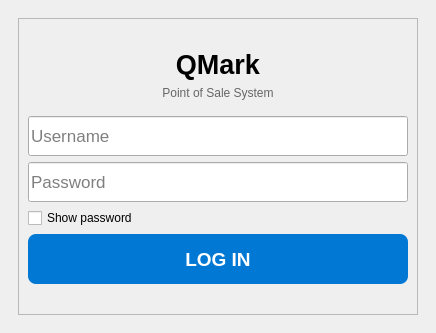
      <widget class="QWidget" name="pageLogin">
       <layout class="QVBoxLayout" name="loginLayout">
        <item>
         <spacer name="loginSpacerTop">
          <property name="orientation">
           <enum>Qt::Vertical</enum>
          </property>
         </spacer>
        </item>
        <item>
         <layout class="QHBoxLayout" name="loginCenter">
          <item>
           <spacer name="loginSpacerLeft">
            <property name="orientation">
             <enum>Qt::Horizontal</enum>
            </property>
           </spacer>
          </item>
          <item>
           <widget class="QFrame" name="loginFrame">
            <property name="minimumSize">
             <size>
              <width>400</width>
              <height>0</height>
             </size>
            </property>
            <property name="maximumSize">
             <size>
              <width>500</width>
              <height>16777215</height>
             </size>
            </property>
            <property name="frameShape">
             <enum>QFrame::StyledPanel</enum>
            </property>
            <layout class="QVBoxLayout" name="loginFrameLayout">
             <property name="topMargin">
              <number>30</number>
             </property>
             <property name="bottomMargin">
              <number>30</number>
             </property>
             <item>
              <widget class="QLabel" name="lblLoginTitle">
               <property name="text">
                <string>QMark</string>
               </property>
               <property name="alignment">
                <set>Qt::AlignCenter</set>
               </property>
               <property name="font">
                <font>
                 <pointsize>20</pointsize>
                 <weight>75</weight>
                 <bold>true</bold>
                </font>
               </property>
              </widget>
             </item>
             <item>
              <widget class="QLabel" name="lblLoginSubtitle">
               <property name="text">
                <string>Point of Sale System</string>
               </property>
               <property name="alignment">
                <set>Qt::AlignCenter</set>
               </property>
               <property name="styleSheet">
                <string notr="true">color: #666;</string>
               </property>
              </widget>
             </item>
             <item>
              <spacer name="loginSpacer1">
               <property name="orientation">
                <enum>Qt::Vertical</enum>
               </property>
               <property name="sizeHint" stdset="0">
                <size>
                 <width>20</width>
                 <height>10</height>
                </size>
               </property>
              </spacer>
             </item>
             <item>
              <widget class="QLineEdit" name="txtUsername_login">
               <property name="placeholderText">
                <string>Username</string>
               </property>
               <property name="minimumSize">
                <size>
                 <width>0</width>
                 <height>40</height>
                </size>
               </property>
               <property name="font">
                <font>
                 <pointsize>13</pointsize>
                </font>
               </property>
              </widget>
             </item>
             <item>
              <widget class="QLineEdit" name="txtPassword_login">
               <property name="placeholderText">
                <string>Password</string>
               </property>
               <property name="echoMode">
                <enum>QLineEdit::Password</enum>
               </property>
               <property name="minimumSize">
                <size>
                 <width>0</width>
                 <height>40</height>
                </size>
               </property>
               <property name="font">
                <font>
                 <pointsize>13</pointsize>
                </font>
               </property>
              </widget>
             </item>
             <item>
              <layout class="QHBoxLayout" name="loginOptsLayout">
               <item>
                <widget class="QCheckBox" name="chkHide_login">
                 <property name="text">
                  <string>Show password</string>
                 </property>
                </widget>
               </item>
              </layout>
             </item>
             <item>
              <widget class="QPushButton" name="btnLogin">
               <property name="text">
                <string>LOG IN</string>
               </property>
               <property name="minimumSize">
                <size>
                 <width>0</width>
                 <height>50</height>
                </size>
               </property>
               <property name="font">
                <font>
                 <pointsize>14</pointsize>
                 <weight>75</weight>
                 <bold>true</bold>
                </font>
               </property>
               <property name="styleSheet">
                <string notr="true">QPushButton { background-color: #0078d4; color: white; border: none; border-radius: 8px; } QPushButton:hover { background-color: #005a9e; }</string>
               </property>
              </widget>
             </item>
            </layout>
           </widget>
          </item>
          <item>
           <spacer name="loginSpacerRight">
            <property name="orientation">
             <enum>Qt::Horizontal</enum>
            </property>
           </spacer>
          </item>
         </layout>
        </item>
        <item>
         <spacer name="loginSpacerBottom">
          <property name="orientation">
           <enum>Qt::Vertical</enum>
          </property>
         </spacer>
        </item>
       </layout>
      </widget>
